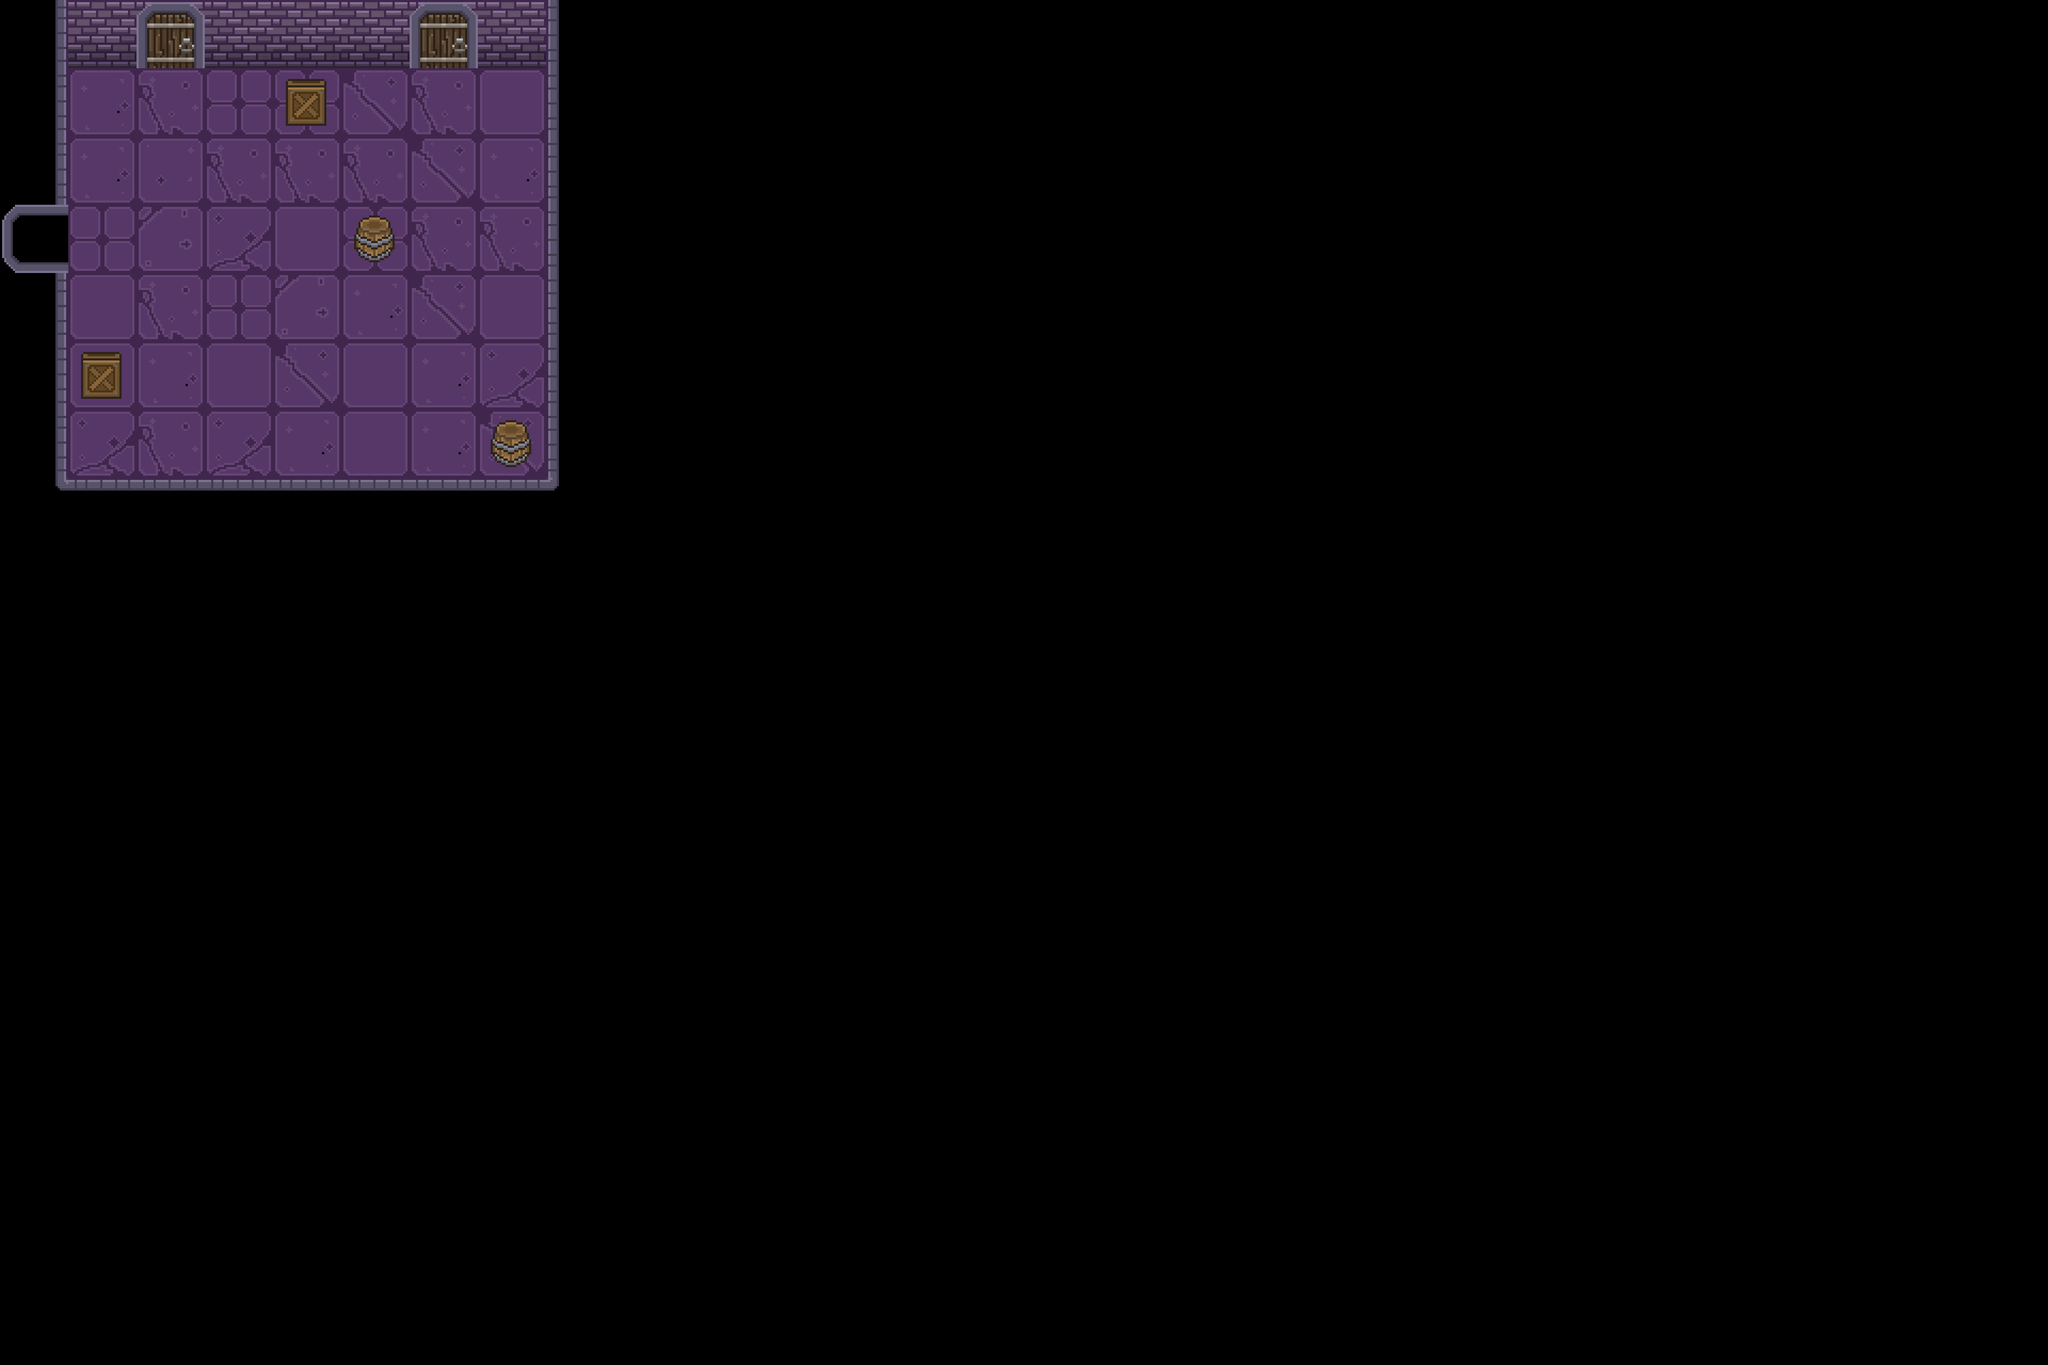

This is a level from a 2D game, rendered from its Tiled map with the project's own tilesets. A one-line summary and the complete map file follow:
An orthogonal 30x20 tile map with 128x128 px tiles, 3 tile layers (terrain, walls, objects) and 4 objects (2x door, player, capecao).

<map version="1.10" tiledversion="1.11.0" orientation="orthogonal" renderorder="right-down" width="30" height="20" tilewidth="128" tileheight="128" infinite="0" nextlayerid="7" nextobjectid="5">
 <tileset firstgid="1" source="dungeon_tile.tsx" />
 <layer id="1" name="terrain" width="30" height="20">
  <data encoding="csv">
38,0,0,0,0,0,0,0,3221225510,0,0,0,0,0,0,0,0,0,0,0,0,0,0,0,0,0,0,0,0,0,
38,31,30,29,29,28,30,2,0,0,0,0,0,0,0,0,0,0,0,0,0,0,0,0,0,0,0,0,0,0,
38,31,8,30,30,30,28,31,0,0,0,0,0,0,0,0,0,0,0,0,0,0,0,0,0,0,0,0,0,0,
38,29,19,27,2,29,30,30,0,0,0,0,0,0,0,0,0,0,0,0,0,0,0,0,0,0,0,0,0,0,
38,2,30,29,19,31,28,2,0,0,0,0,0,0,0,0,0,0,0,0,0,0,0,0,0,0,0,0,0,0,
38,2,31,2,28,2,31,27,0,0,0,0,0,0,0,0,0,0,0,0,0,0,0,0,0,0,0,0,0,0,
38,27,30,27,31,2,31,28,0,0,0,0,0,0,0,0,0,0,0,0,0,0,0,0,0,0,0,0,0,0,
0,0,0,0,0,0,0,0,0,0,0,0,0,0,0,0,0,0,0,0,0,0,0,0,0,0,0,0,0,0,
0,0,0,0,0,0,0,0,0,0,0,0,0,0,0,0,0,0,0,0,0,0,0,0,0,0,0,0,0,0,
0,0,0,0,0,0,0,0,0,0,0,0,0,0,0,0,0,0,0,0,0,0,0,0,0,0,0,0,0,0,
0,0,0,0,0,0,0,0,0,0,0,0,0,0,0,0,0,0,0,0,0,0,0,0,0,0,0,0,0,0,
0,0,0,0,0,0,0,0,0,0,0,0,0,0,0,0,0,0,0,0,0,0,0,0,0,0,0,0,0,0,
0,0,0,0,0,0,0,0,0,0,0,0,0,0,0,0,0,0,0,0,0,0,0,0,0,0,0,0,0,0,
0,0,0,0,0,0,0,0,0,0,0,0,0,0,0,0,0,0,0,0,0,0,0,0,0,0,0,0,0,0,
0,0,0,0,0,0,0,0,0,0,0,0,0,0,0,0,0,0,0,0,0,0,0,0,0,0,0,0,0,0,
0,0,0,0,0,0,0,0,0,0,0,0,0,0,0,0,0,0,0,0,0,0,0,0,0,0,0,0,0,0,
0,0,0,0,0,0,0,0,0,0,0,0,0,0,0,0,0,0,0,0,0,0,0,0,0,0,0,0,0,0,
0,0,0,0,0,0,0,0,0,0,0,0,0,0,0,0,0,0,0,0,0,0,0,0,0,0,0,0,0,0,
0,0,0,0,0,0,0,0,0,0,0,0,0,0,0,0,0,0,0,0,0,0,0,0,0,0,0,0,0,0,
0,0,0,0,0,0,0,0,0,0,0,0,0,0,0,0,0,0,0,0,0,0,0,0,0,0,0,0,0,0
</data>
 </layer>
 <layer id="2" name="walls" width="30" height="20">
  <data encoding="csv">
38,3,3,3,3,3,3,3,3221225510,0,0,0,0,0,0,0,0,0,0,0,0,0,0,0,0,0,0,0,0,0,
38,0,0,0,0,0,0,0,3221225510,0,0,0,0,0,0,0,0,0,0,0,0,0,0,0,0,0,0,0,0,0,
38,0,0,0,0,0,0,0,3221225510,0,0,0,0,0,0,0,0,0,0,0,0,0,0,0,0,0,0,0,0,0,
38,0,0,0,0,0,0,0,3221225510,0,0,0,0,0,0,0,0,0,0,0,0,0,0,0,0,0,0,0,0,0,
38,0,0,0,0,0,0,0,3221225510,0,0,0,0,0,0,0,0,0,0,0,0,0,0,0,0,0,0,0,0,0,
38,0,0,0,0,0,0,0,3221225510,0,0,0,0,0,0,0,0,0,0,0,0,0,0,0,0,0,0,0,0,0,
38,0,0,0,0,0,0,0,3221225510,0,0,0,0,0,0,0,0,0,0,0,0,0,0,0,0,0,0,0,0,0,
3221225479,1610612774,1610612774,1610612774,1610612774,1610612774,1610612774,1610612774,2684354567,0,0,0,0,0,0,0,0,0,0,0,0,0,0,0,0,0,0,0,0,0,
0,0,0,0,0,0,0,0,0,0,0,0,0,0,0,0,0,0,0,0,0,0,0,0,0,0,0,0,0,0,
0,0,0,0,0,0,0,0,0,0,0,0,0,0,0,0,0,0,0,0,0,0,0,0,0,0,0,0,0,0,
0,0,0,0,0,0,0,0,0,0,0,0,0,0,0,0,0,0,0,0,0,0,0,0,0,0,0,0,0,0,
0,0,0,0,0,0,0,0,0,0,0,0,0,0,0,0,0,0,0,0,0,0,0,0,0,0,0,0,0,0,
0,0,0,0,0,0,0,0,0,0,0,0,0,0,0,0,0,0,0,0,0,0,0,0,0,0,0,0,0,0,
0,0,0,0,0,0,0,0,0,0,0,0,0,0,0,0,0,0,0,0,0,0,0,0,0,0,0,0,0,0,
0,0,0,0,0,0,0,0,0,0,0,0,0,0,0,0,0,0,0,0,0,0,0,0,0,0,0,0,0,0,
0,0,0,0,0,0,0,0,0,0,0,0,0,0,0,0,0,0,0,0,0,0,0,0,0,0,0,0,0,0,
0,0,0,0,0,0,0,0,0,0,0,0,0,0,0,0,0,0,0,0,0,0,0,0,0,0,0,0,0,0,
0,0,0,0,0,0,0,0,0,0,0,0,0,0,0,0,0,0,0,0,0,0,0,0,0,0,0,0,0,0,
0,0,0,0,0,0,0,0,0,0,0,0,0,0,0,0,0,0,0,0,0,0,0,0,0,0,0,0,0,0,
0,0,0,0,0,0,0,0,0,0,0,0,0,0,0,0,0,0,0,0,0,0,0,0,0,0,0,0,0,0
</data>
 </layer>
 <layer id="3" name="objects" width="30" height="20">
  <data encoding="csv">
0,0,33,0,0,0,33,0,0,0,0,0,0,0,0,0,0,0,0,0,0,0,0,0,0,0,0,0,0,0,
0,0,0,0,25,0,0,0,0,0,0,0,0,0,0,0,0,0,0,0,0,0,0,0,0,0,0,0,0,0,
0,0,0,0,0,0,0,0,0,0,0,0,0,0,0,0,0,0,0,0,0,0,0,0,0,0,0,0,0,0,
1610612759,0,0,0,0,26,0,0,0,0,0,0,0,0,0,0,0,0,0,0,0,0,0,0,0,0,0,0,0,0,
0,0,0,0,0,0,0,0,0,0,0,0,0,0,0,0,0,0,0,0,0,0,0,0,0,0,0,0,0,0,
0,25,0,0,0,0,0,0,0,0,0,0,0,0,0,0,0,0,0,0,0,0,0,0,0,0,0,0,0,0,
0,0,0,0,0,0,0,26,0,0,0,0,0,0,0,0,0,0,0,0,0,0,0,0,0,0,0,0,0,0,
0,0,0,0,0,0,0,0,0,0,0,0,0,0,0,0,0,0,0,0,0,0,0,0,0,0,0,0,0,0,
0,0,0,0,0,0,0,0,0,0,0,0,0,0,0,0,0,0,0,0,0,0,0,0,0,0,0,0,0,0,
0,0,0,0,0,0,0,0,0,0,0,0,0,0,0,0,0,0,0,0,0,0,0,0,0,0,0,0,0,0,
0,0,0,0,0,0,0,0,0,0,0,0,0,0,0,0,0,0,0,0,0,0,0,0,0,0,0,0,0,0,
0,0,0,0,0,0,0,0,0,0,0,0,0,0,0,0,0,0,0,0,0,0,0,0,0,0,0,0,0,0,
0,0,0,0,0,0,0,0,0,0,0,0,0,0,0,0,0,0,0,0,0,0,0,0,0,0,0,0,0,0,
0,0,0,0,0,0,0,0,0,0,0,0,0,0,0,0,0,0,0,0,0,0,0,0,0,0,0,0,0,0,
0,0,0,0,0,0,0,0,0,0,0,0,0,0,0,0,0,0,0,0,0,0,0,0,0,0,0,0,0,0,
0,0,0,0,0,0,0,0,0,0,0,0,0,0,0,0,0,0,0,0,0,0,0,0,0,0,0,0,0,0,
0,0,0,0,0,0,0,0,0,0,0,0,0,0,0,0,0,0,0,0,0,0,0,0,0,0,0,0,0,0,
0,0,0,0,0,0,0,0,0,0,0,0,0,0,0,0,0,0,0,0,0,0,0,0,0,0,0,0,0,0,
0,0,0,0,0,0,0,0,0,0,0,0,0,0,0,0,0,0,0,0,0,0,0,0,0,0,0,0,0,0,
0,0,0,0,0,0,0,0,0,0,0,0,0,0,0,0,0,0,0,0,0,0,0,0,0,0,0,0,0,0
</data>
 </layer>
 <objectgroup id="4" name="door">
  <object id="3" name="door" x="325.333" y="81.3333" />
  <object id="4" name="door" x="826.667" y="76" />
 </objectgroup>
 <objectgroup id="5" name="player">
  <object id="2" name="player" x="186.667" y="448" />
 </objectgroup>
 <objectgroup id="6" name="capecao">
  <object id="1" name="capecao" x="161.333" y="550.667" />
 </objectgroup>
</map>
